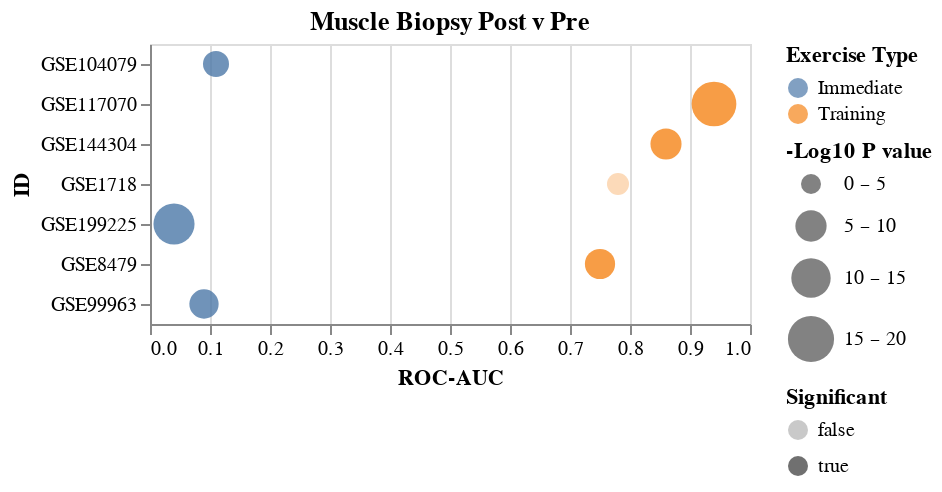

The notebook cell this image was saved under:
### Code cell
df=pd.read_excel('./Files/SupplementaryTable1_ImmediateTraining_ROCAUC_Pvalues.xlsx',index_col=0)
makeFig4B(df)

### Figure 1 — Vega-Lite specification as saved in the notebook (floating-point values rounded to 4 significant figures)
{"config": {"view": {"continuousWidth": 300, "continuousHeight": 300}}, "data": {"name": "data-0559e922b188e4b7bb449199a12ab0e7"}, "mark": {"type": "circle"}, "encoding": {"color": {"field": "Exercise Type", "type": "nominal"}, "opacity": {"field": "Significant", "type": "nominal"}, "size": {"field": "-Log10 P value", "scale": {"bins": [0, 5, 10, 15, 20], "range": [100, 500], "reverse": false}, "type": "quantitative"}, "x": {"field": "ROC-AUC", "scale": {"domain": [0, 1]}, "type": "quantitative"}, "y": {"field": "ID", "type": "nominal"}}, "title": "Muscle Biopsy Post v Pre", "$schema": "https://vega.github.io/schema/vega-lite/v5.8.0.json", "datasets": {"data-0559e922b188e4b7bb449199a12ab0e7": [{"ID": "GSE104079", "ROC-AUC": 0.11, "Pval": 0.0039, "Exercise Type": "Immediate", "-Log10 P value": 2.409, "Significant": true}, {"ID": "GSE8479", "ROC-AUC": 0.75, "Pval": 3.52e-05, "Exercise Type": "Training", "-Log10 P value": 4.453, "Significant": true}, {"ID": "GSE1718", "ROC-AUC": 0.78, "Pval": 0.182, "Exercise Type": "Training", "-Log10 P value": 0.7399, "Significant": false}, {"ID": "GSE117070", "ROC-AUC": 0.94, "Pval": 1.34e-14, "Exercise Type": "Training", "-Log10 P value": 13.87, "Significant": true}, {"ID": "GSE199225", "ROC-AUC": 0.04, "Pval": 6.46e-12, "Exercise Type": "Immediate", "-Log10 P value": 11.19, "Significant": true}, {"ID": "GSE144304", "ROC-AUC": 0.86, "Pval": 1.19e-05, "Exercise Type": "Training", "-Log10 P value": 4.924, "Significant": true}, {"ID": "GSE99963", "ROC-AUC": 0.09, "Pval": 0.000105, "Exercise Type": "Immediate", "-Log10 P value": 3.979, "Significant": true}]}}
